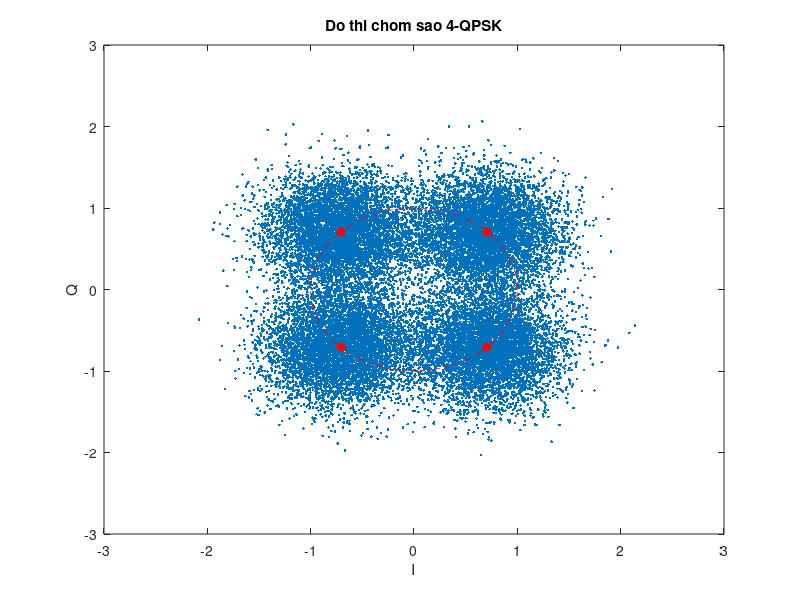

MATLAB code for this plot:
len = 50000;                % Do dai dong bit mo phong
SNR_db = 6;                 % SNR co don vi Decibel
SNR = 10^(SNR_db/10);       % Doi SNR tu Decibel sang lan
bsignal = randi([0 1],1,len);   % Tao dong bit ngau nhien do dai len
% Thuc hien dieu che QPSK
for i=1:2:len
    if bsignal(i)==0 & bsignal(i+1)==0          % 00
        qpsk_signal((i+1)/2) = exp(j*3*pi/4);
    elseif bsignal(i)==0 & bsignal(i+1)==1      % 01
        qpsk_signal((i+1)/2) = exp(j*5*pi/4);   
    elseif bsignal(i)==1 & bsignal(i+1)==1      % 11
        qpsk_signal((i+1)/2) = exp(j*7*pi/4);
    elseif bsignal(i)==1 & bsignal(i+1)==0      % 10
        qpsk_signal((i+1)/2) = exp(j*pi/4);
    end
end
Es = std(qpsk_signal)^2;        % Nang luong ky hieu
N0 = Es/SNR;                    % Cong suat tap am
% Tao nhieu Gauss
noise = sqrt(N0/2)*(randn(1,length(qpsk_signal))+j*randn(1,length(qpsk_signal)));  
qpsk_awgn = qpsk_signal + noise; % Cho tin hieu dieu che di qua kenh AWGN
plot(qpsk_awgn,'.');             % Ve bieu do chom sao tin hieu co nhieu
title('Do thi chom sao 4-QPSK');
xlabel('I');
ylabel('Q');
hold on;
plot(qpsk_signal,'r*');          % Ve bieu do chom sao tin hieu khong nhieu
plot(exp(j*[0:0.01:2*pi]),'r--');
